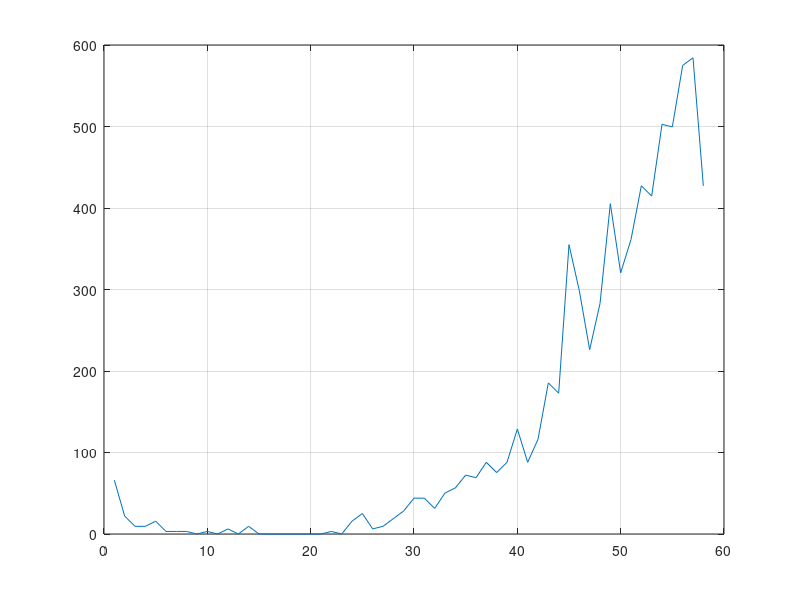

This figure's MATLAB source:
clear all
close all

addpath('C:\Users\Darjan\Desktop\SintData');
addpath('C:\Users\Darjan\Desktop\moj_optics\data');
addpath('C:\Users\Darjan\Desktop\moj_optics\functions_help');

sat=24;

%load('UAE_data_exp_13_complete.mat','UAE_single_t_mat_hr','UAE_single_f_mat','UAE_multi_t_mat_hr','UAE_multi_f_mat','UAE_broad_t_mat_hr','UAE_broad_f_mat','event_rate_hr','cumul_events_hr');
%load('UAE_data_exp_09_2018_07_23.mat','UAE_single_t_mat_hr','UAE_single_f_mat','UAE_multi_t_mat_hr','UAE_multi_f_mat','UAE_broad_t_mat_hr','UAE_broad_f_mat','event_rate_hr','cumul_events_hr');
load('UAE_data_exp_07_2018_07_16_complete.mat','UAE_single_t_mat_hr','UAE_single_f_mat','UAE_multi_t_mat_hr','UAE_multi_f_mat','UAE_broad_t_mat_hr','UAE_broad_f_mat','event_rate_hr','cumul_events_hr');   %dosta sumovit
%load('UAE_data_exp_08_2018_07_19.mat','UAE_single_t_mat_hr','UAE_single_f_mat','UAE_multi_t_mat_hr','UAE_multi_f_mat','UAE_broad_t_mat_hr','UAE_broad_f_mat','event_rate_hr','cumul_events_hr');
%load('UAE_data_exp_10_25_07_2018_part_01.mat','UAE_single_t_mat_hr','UAE_single_f_mat','UAE_multi_t_mat_hr','UAE_multi_f_mat','UAE_broad_t_mat_hr','UAE_broad_f_mat','event_rate_hr','cumul_events_hr');
%load('UAE_data_exp_10_25_07_2018_part_02.mat','UAE_single_t_mat_hr','UAE_single_f_mat','UAE_multi_t_mat_hr','UAE_multi_f_mat','UAE_broad_t_mat_hr','UAE_broad_f_mat','event_rate_hr','cumul_events_hr');
%load('UAE_data_exp_12_complete.mat','UAE_single_t_mat_hr','UAE_single_f_mat','UAE_multi_t_mat_hr','UAE_multi_f_mat','UAE_broad_t_mat_hr','UAE_broad_f_mat','event_rate_hr','cumul_events_hr');     
%load('UAE_data_exp14_part_01.mat','UAE_single_t_mat_hr','UAE_single_f_mat','UAE_multi_t_mat_hr','UAE_multi_f_mat','UAE_broad_t_mat_hr','UAE_broad_f_mat','event_rate_hr','cumul_events_hr');
%load('UAE_data_exp14_part_02.mat','UAE_single_t_mat_hr','UAE_single_f_mat','UAE_multi_t_mat_hr','UAE_multi_f_mat','UAE_broad_t_mat_hr','UAE_broad_f_mat','event_rate_hr','cumul_events_hr');
%load('UAE_data_exp14_part_03.mat','UAE_single_t_mat_hr','UAE_single_f_mat','UAE_multi_t_mat_hr','UAE_multi_f_mat','UAE_broad_t_mat_hr','UAE_broad_f_mat','event_rate_hr','cumul_events_hr');
%load('UAE_data_exp_06_2018_06_05_complete.mat','UAE_single_t_mat_hr','UAE_single_f_mat','UAE_multi_t_mat_hr','UAE_multi_f_mat','UAE_broad_t_mat_hr','UAE_broad_f_mat','event_rate_hr','cumul_events_hr');

data_all(1,:) = [UAE_single_f_mat; UAE_multi_f_mat(:,1);UAE_multi_f_mat((~isnan(UAE_multi_f_mat(:,2))),2);UAE_multi_f_mat((~isnan(UAE_multi_f_mat(:,3))),3)]/1e3;
data_all(2,:) = [UAE_single_t_mat_hr; UAE_multi_t_mat_hr; UAE_multi_t_mat_hr(~isnan(UAE_multi_f_mat(:,2))); UAE_multi_t_mat_hr(~isnan(UAE_multi_f_mat(:,3)))];  

data_all = sortrows(data_all',2);
gustoca=event_rate_hr/(1*750);

% figure
% scatter( data_all(:,2), data_all(:,1), 'b','.');
% title('Ulazni podaci za grupiranje');
% ylabel('frekvencija [h]');
% xlabel('vrijeme [h]');
% set(gca,'Box','on');
% 
% figure
% plot(cumul_events_hr);
% hold on
% plot(event_rate_hr);

%% prva adaptivna metoda

% eps=10;
% totRate=0;
% avgEmm=0;
% 
% number=0;
% 
% for i=1:sat
% 
%        totRate=totRate+event_rate_hr(i);
%        
%        if event_rate_hr(i)~=0
%           number=number+1; 
%        end   
%        
%        avgEmm=totRate/number; 
%        
% end
% 
% Nmin=ceil(10+avgEmm/10*30);
% 
% 
% 
% printf('Nmin = %d',Nmin);

%% druga adaptivna metoda
% 
eps=10;
totRate=0;
avgEmm=0;
cnt=0;

number=0;

for i=1:length(event_rate_hr)
    EMnumber=zeros(10,1);
    for j=1:size(data_all,1)
        if data_all(j,2)>=i-1 && data_all(j,2)<i
            
            freq=data_all(j,1)-50;
            
            EMnumber(ceil(freq/100))=EMnumber(ceil(freq/100))+1;
        
        else
            continue;
        end
    end
    
    maxDens(i)=max(EMnumber)/100;
    
end

NminArr=maxDens.*(eps^2*pi);

figure
plot(NminArr);
grid on

for i=1:length(event_rate_hr)

       totRate=totRate+cumul_events_hr(i);
       
       avgEmm=totRate/i; 
        
    if cumul_events_hr(i)>4*avgEmm && i>sat 
          Nmin=ceil(mean(NminArr(NminArr(1:i)~=0)));
          %Nmin=ceil(NminArr(i));
          break;      
    end
    
end

printf('Nmin = %d',Nmin);